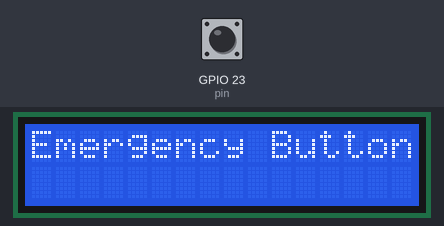
Simulated run of this program. Board: ESP32. Parts: 16×2 character LCD. The test bench sets the inputs (shaded band); at power-on: GPIO 23 (pin) HIGH. Random numbers use the default seed unless the program sets one; EEPROM starts erased; what the program prints to the serial monitor is not drawn.

Above: at 1.2 s.
1.3 s: GPIO 23 (pin) pulled LOW for 0.15 s
At 2.7 s:
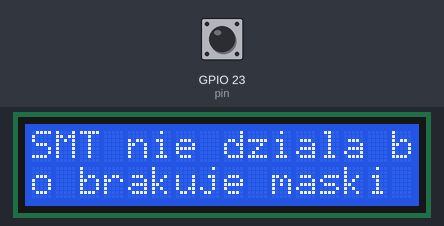
4.4 s: GPIO 23 (pin) pulled LOW for 1 s
At 6.4 s:
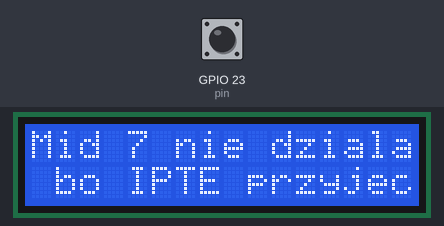
8.4 s: GPIO 23 (pin) pulled LOW for 0.15 s
At 9.4 s:
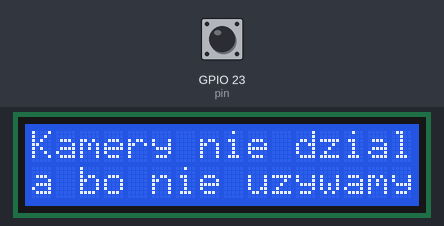
11.5 s: GPIO 23 (pin) pulled LOW for 3.2 s
At 12.9 s:
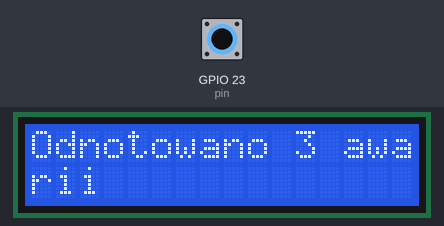
17.7 s: GPIO 23 (pin) pulled LOW for 0.15 s
At 18.9 s:
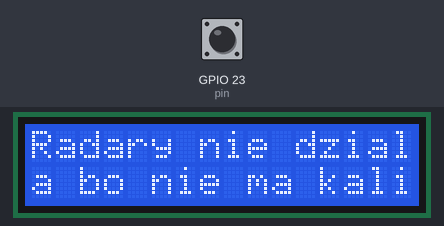
20.8 s: GPIO 23 (pin) pulsed LOW 5 times (0.12 s each, 0.3 s apart)
At 23.4 s:
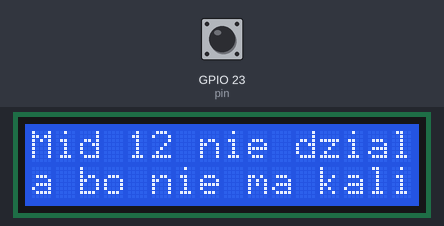
Timing chart, 0 to 24.9 s (numbered marks = the images above; inputs shaded):
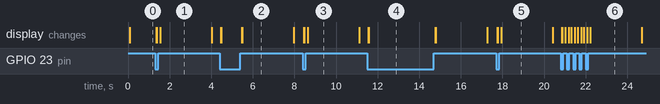

The program:

main.cpp
```cpp
#include <Arduino.h>
#include <Wire.h>
#include <LiquidCrystal_I2C.h>
#include <Button.cpp>
#include <Preferences.h>
#include <esp_random.h>
#include <SerialObserver.cpp>
#include <LCDObserver.cpp>

#define DISPLAY_TIMEOUT 5000
String machineList[] = {"Mid 12", "Mid 7", "Kamery", "Radary","Mid 10", "Mid 8","Mid 13","SMT"};
String reasonList[] = {"pasta sie przeterminowala","nie ma kalibracji na piecu","IPTE przyjechalo", "ITAC", "blad skrecania", "bezpiecznik wyskoczyl w piecu","zainstalowano McAfee","brakuje maski w Core2","nie uzywamy TestStanda"};

LiquidCrystal_I2C lcd(0x27, 16, 2);
Preferences preferences;

auto pin = 23;
auto currentTime = 0;
const int DEBOUNCE = 50;
bool currentButtonState;
unsigned long backlightStartTime = 0;

Button *button;
LCDObserver *lcdObserve;
SerialObserver *serialObserve;
SpecificMessageGenerator messageGenerator(machineList, sizeof(machineList) / sizeof(machineList[0]), reasonList, sizeof(reasonList) / sizeof(reasonList[0]));

void setup() {
  Wire.begin();
  pinMode(pin, INPUT_PULLUP);
  Serial.begin(9600);
  currentButtonState = digitalRead(pin) ;
  button = new Button(DEBOUNCE,&preferences,currentButtonState,currentButtonState);
  lcdObserve = new LCDObserver(&lcd,button,&messageGenerator,DISPLAY_TIMEOUT);
  serialObserve = new SerialObserver(button);
  lcd.begin(16, 2);
  backlightStartTime = millis();
  lcdObserve->displayString("Emergency Button");
}

void loop() {
  currentTime = millis();
  button->checkState(digitalRead(pin));
  lcdObserve->run(currentTime);
}
```

Button.cpp
```cpp
#ifndef BUTTON
#define BUTTON

#include "Subject.cpp" // Include Subject header
#include <Preferences.h> // Include Preferences library

class Button : public Subject {
    bool currentButtonState;
    bool lastButtonState;
    unsigned long debounceTime;
    unsigned long lastDebounceTime;
    Preferences* preferences;
    int pressCount;

public:
    Button(unsigned long debounceTime, Preferences* preferences, bool currentButtonState, bool lastButtonState) :
        debounceTime(debounceTime), preferences(preferences),
        lastDebounceTime(0), currentButtonState(currentButtonState), lastButtonState(lastButtonState),
        pressCount(0) {
        preferences->begin("EmergencyButton", false); // Call begin here
        pressCount = preferences->getInt("pressCount", pressCount);
    }

    ~Button() {
        preferences->end();
    }

    void checkState(bool incomingState) {
        unsigned long currentTime = millis();

        if (incomingState != lastButtonState) {
            lastDebounceTime = currentTime;
        }

        if ((currentTime - lastDebounceTime) > debounceTime) {
            if (incomingState != currentButtonState) {
                currentButtonState = incomingState;

                if (currentButtonState == HIGH) {
                    pressCount++;
                    preferences->putInt("pressCount", pressCount);
                    notifyPressed();
                } else {
                    notifyReleased();
                }
            }
        }

        lastButtonState = incomingState;
    }

    bool getCurrentButtonState() {
        return currentButtonState;
    }

    int getPressCount() {
        return pressCount;
    }

    void setPressCount(int newPressCount) {
        preferences->putInt("pressCount", newPressCount);// does now work
    }
};

#endif /* BUTTON */
```

LinkedList.cpp
```cpp
#ifndef LINKED_LIST
#define LINKED_LIST

template <typename T>
class Node {
public:
    T data;
    Node* next;

    Node(T value) : data(value), next(nullptr) {}
};

template <typename T>
class LinkedList {
private:
    Node<T*>* head;

public:
    LinkedList() : head(nullptr) {}

    ~LinkedList() {
        clear();
    }

    void append(T* value) {
        Node<T*>* newNode = new Node<T*>(value);
        if (!head) {
            head = newNode;
        } else {
            Node<T*>* temp = head;
            while (temp->next) {
                temp = temp->next;
            }
            temp->next = newNode;
        }
    }

    void prepend(T* value) {
        Node<T*>* newNode = new Node<T*>(value);
        newNode->next = head;
        head = newNode;
    }

    bool remove(T* value) {
        if (!head) return false;
        if (head->data == value) {
            Node<T*>* toDelete = head;
            head = head->next;
            delete toDelete;
            return true;
        }

        Node<T*>* temp = head;
        while (temp->next && temp->next->data != value) {
            temp = temp->next;
        }

        if (temp->next) {
            Node<T*>* toDelete = temp->next;
            temp->next = temp->next->next;
            delete toDelete;
            return true;
        }
        return false;
    }


    void clear() {
        while (head) {
            Node<T*>* toDelete = head;
            head = head->next;
            delete toDelete;
        }
    }

    bool isEmpty() const {
        return head == nullptr;
    }

    class Iterator {
    private:
        Node<T*>* current;

    public:
        Iterator(Node<T*>* node) : current(node) {}

        T*& operator*() const {
            return current->data;
        }

        Iterator& operator++() {
            current = current->next;
            return *this;
        }

        bool operator!=(const Iterator& other) const {
            return current != other.current;
        }
    };

    Iterator begin() const {
        return Iterator(head);
    }

    Iterator end() const {
        return Iterator(nullptr);
    }
};
#endif /* LINKED_LIST */
```

MessageGenerators.cpp
```cpp
#ifndef MESSAGE_GENERATORS
#define MESSAGE_GENERATORS
#include <Arduino.h>

class GenerateMessage {
public:
  virtual String getMessage() {
    return "Default message";
  }
};

class SpecificMessageGenerator : public GenerateMessage {
private:
  String* machines;
  size_t numMachines;
  String* reasons;
  size_t numReasons;

public:
  // Constructor to initialize with machine and reason arrays
  SpecificMessageGenerator(String machines[], size_t numMachines, String reasons[], size_t numReasons) :
    machines(machines), numMachines(numMachines), reasons(reasons), numReasons(numReasons) {}

  String getMessage() override {
    int randomMachineIndex = random(0, numMachines);
    int randomReasonIndex = random(0, numReasons);
    // Format the message using placeholders
    return machines[randomMachineIndex] + " nie dziala bo " + reasons[randomReasonIndex];
  }
};
#endif //MESSAGE_GENERATORS
```

Observer.cpp
```cpp
#ifndef OBSERVER
#define OBSERVER

class Observer {
public:
    virtual void notifyPressed() = 0;
    virtual void notifyReleased() = 0;
    virtual ~Observer() = default;
};

#endif /* OBSERVER */
```

SerialObserver.cpp
```cpp
#ifndef SERIAL_OBSERVER
#define SERIAL_OBSERVER

#include <Observer.cpp>
#include <Arduino.h>
#include <Button.cpp>

class SerialObserver : public Observer {
private:
    Button* button;

public:
    SerialObserver(Button* button) :  button(button) {
        button->subscribe(this); // Subscribe this observer to the button
    }

    ~SerialObserver() {
        button->unsubscribe(this); // Unsubscribe this observer from the button
    }

    void notifyPressed() override {
        Serial.println("Pressed");

    }

    void notifyReleased() override {
        Serial.print("Released ");
        Serial.println(button->getPressCount());
    }

};
#endif //SERIAL_OBSERVER
```

Subject.cpp
```cpp
#ifndef SUBJECT
#define SUBJECT
#include <Arduino.h>
#include <LinkedList.cpp>
#include <Observer.cpp>

class Subject {
    LinkedList<Observer> observers;

public:
    void subscribe(Observer* obs) {
        observers.append(obs);
    }

    void unsubscribe(Observer* obs) {
        observers.remove(obs);
    }

    void notifyPressed() {
        for (auto& obs : observers) {
            obs->notifyPressed();
        }
    }

    void notifyReleased() {
        for (auto& obs : observers) {
            obs->notifyReleased();
        }
    }
};


#endif /* SUBJECT */
```

LCDObserver.cpp
```cpp
#ifndef LCD_OBSERVER
#define LCD_OBSERVER

#include <Observer.cpp>
#include <Arduino.h>
#include <Button.cpp>
#include <LiquidCrystal_I2C.h>
#include <MessageGenerators.cpp>

class LCDObserver : public Observer {
private:
    LiquidCrystal_I2C* lcd;
    Button* button;
    GenerateMessage* messageGenerator;
    int timeWhenBaclightWasTriggered;
    int displayTimeout;
    String* chunks = nullptr;
    int chunkCount = 0;
    int maxChunks = 0;
    int currentChunkIndex = 0;
    int numberOfDisplayColumns = 16;
    int numberOfDisplayRows=2;

public:
    LCDObserver(LiquidCrystal_I2C* lcd, Button* button, GenerateMessage* messageGenerator,int displayTimeout) :
        lcd(lcd), button(button), messageGenerator(messageGenerator), timeWhenBaclightWasTriggered(millis()), displayTimeout(displayTimeout) {
        if (button)
            button->subscribe(this);
    }

    ~LCDObserver() {
        delete[] chunks;
        if (button)
            button->unsubscribe(this);
    }

    void notifyPressed() override {
        lcd->backlight();
        timeWhenBaclightWasTriggered = millis();
        lcd->clear();
        lcd->setCursor(0, 0);
        auto message = messageGenerator->getMessage();
        updateChunks(message);
    }

    void notifyReleased() override {
        lcd->backlight();
        timeWhenBaclightWasTriggered = millis();
        lcd->clear();
        lcd->setCursor(0, 0);
        int pressCount = button->getPressCount();
        String message;
        if (isMilestone(pressCount)) {
            message = "Gratulacje z okzaji " + String(pressCount) + " awarii";
        } else {
            message = "Odnotowano " + String(pressCount) + " awarii";
        }
        updateChunks(message);
    }

    void setDisplayTimeout(int displayTimeout) {
        this->displayTimeout = displayTimeout;
    }

    void run(int timer) {
        if (chunks != nullptr) {
            auto BacklightOnTime = (timer - timeWhenBaclightWasTriggered);
            if (BacklightOnTime >= displayTimeout) {
                clearAndDisableBacklight();
            } else if (currentChunkIndex < maxChunks && BacklightOnTime > ((displayTimeout / maxChunks) * currentChunkIndex)) {
                lcd->clear();
                lcd->setCursor(0, 0);
                lcd->print(chunks[currentChunkIndex++]);
                if (currentChunkIndex < maxChunks) {
                    lcd->setCursor(0, 1);
                    lcd->print(chunks[currentChunkIndex++]);
                }
            }
        }
    }

    void displayString(const String& str){
        lcd->backlight();
        timeWhenBaclightWasTriggered = millis();
        updateChunks(str);
    }

private:

    void updateChunks(const String& str) {
        clearChunks();
        int strLen = str.length();
        chunkCount = (strLen + numberOfDisplayColumns*numberOfDisplayRows - 1) / (numberOfDisplayColumns*numberOfDisplayRows);
        chunks = new String[chunkCount * numberOfDisplayRows];
        for (int i = 0; i < chunkCount; ++i) {
            chunks[i * 2] = str.substring(i * numberOfDisplayColumns*numberOfDisplayRows, i * numberOfDisplayColumns*numberOfDisplayRows + numberOfDisplayColumns);
            chunks[i * 2 + 1] = str.substring(i * numberOfDisplayColumns*numberOfDisplayRows + numberOfDisplayColumns, (i + 1) * numberOfDisplayColumns*numberOfDisplayRows);
        }
        maxChunks = chunkCount * numberOfDisplayRows;
        currentChunkIndex = 0;
    }

    void clearChunks() {
        delete[] chunks;
        chunks = nullptr;
        chunkCount = 0;
        maxChunks = 0;
        currentChunkIndex = 0;
    }

    bool isMilestone(int pressCount) {
        // return pressCount == 10 || pressCount == 25 || pressCount == 50 || pressCount % 100 == 0;
        return pressCount % 10 == 0;
    }

    void clearAndDisableBacklight() {
        lcd->clear();
        lcd->noBacklight();
        clearChunks();
    }
};

#endif //LCD_OBSERVER
```

Measured:
- after the input at 1.3 s, the display: first changes after 0.06 s (image 1 shows a later state)
- what the display in image 1 shows lasts 2.5 s, from 1.5 s to 4.0 s
